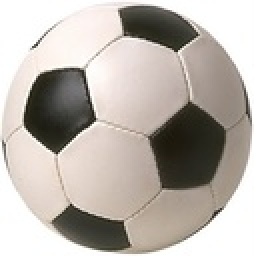
%> input picture ball3.jpg, 127 x 128 px, shrunk from 318 x 320 before the run (shown 2 times larger)
$ octave --eval "result = hough2(imread('ball3.jpg'));"   (GNU Octave 9; MATLAB toolbox functions it lacks are replaced by stand-ins)
%> lines starting %> are read from the running program, lines starting %| are printed output that depends on the picture
function [ output ] = hough2( img )
% [9 lines of commented-out code are left out]

rmax=ceil((size(img,1)^2+size(img,2)^2)^0.5);
%> rmax = 181
% [5 lines of commented-out code are left out]

HS=zeros(360,2*rmax+1);
for row=1:size(img,1)
 for col=1:size(img,2)
  if(img(row,col)==255)
      for i=1:360
       r=floor(col*cos(pi*i/360)+row*sin(pi*i/360));
       HS(i,r+(rmax+1))=HS(i,r+(rmax+1))+1;
      end
  end
 end
end
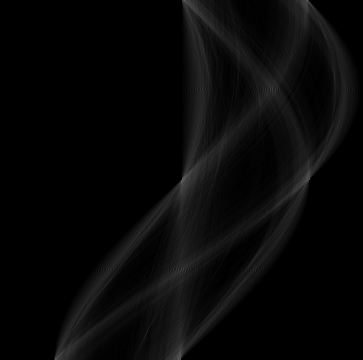
%> HS: size 360x363 double; min 0, max 100, mean 7.8
%> after the loop, r = -126

output=HS;
output=mat2gray(HS);
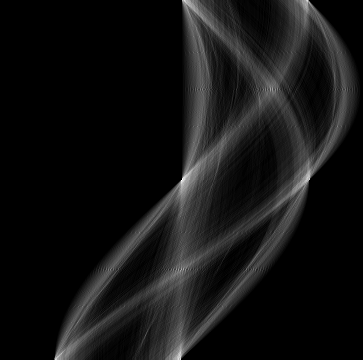
%> output: size 360x363 double; min 0, max 1, mean 0.0777
output=im2uint8(output);
%> output: size 360x363 uint8


end
